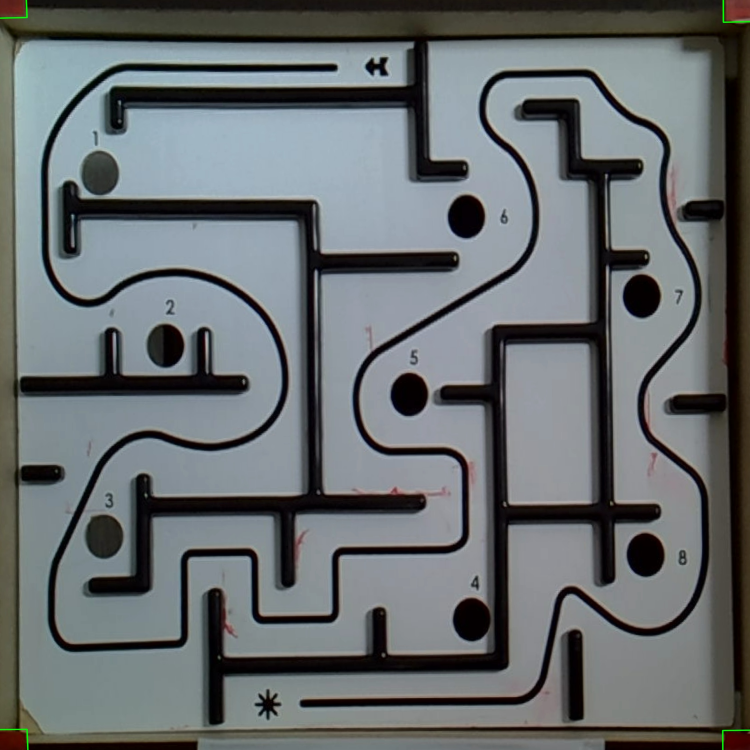
#> input picture Maze_image.jpg, 2250 x 2250 px, given in place of the camera (shown at 1/3 size)
$ python ball_tracking_test.py
#> lines starting #> are read from the running program, lines starting #| are printed output that depends on the picture; after the words box and inside, x2 and y2 are one past the last pixel; in counts of white or black regions, pixels touching at a corner belong together
# import the necessary packages
from collections import deque
import imutils
from imutils.video import VideoStream
import numpy as np
import argparse
import cv2
import time
import matplotlib.ticker as plticker
import matplotlib.pyplot as plt

cap = cv2.VideoCapture(0) # video capture source camera (Here webcam of laptop)
time.sleep(1)
ret,frame = cap.read() # return a single frame in variable `frame`
#> frame is the input picture: shape (2250, 2250, 3); mean B, G, R 111.2, 109.3, 104.2


lower_red = np.array([0,100,95])
# lower_red = np.array([0,100,80]) ## modified
upper_red = np.array([7,255,255])

## Trial


lower_blue = np.array([100, 50, 50])
upper_blue = np.array([130, 255, 255])
# greenLower = (29, 86, 6)  ## Original
greenUpper = (64, 255, 255)     ## Original
greenLower  = 26,103,104
# greenUpper  = 90,174,133
myInterval = 80
Grids =[]
centrex = [] #Gives the x range for each grid
centrey = [] #Gives the y range for each grid
gridrange=[] #Gives the x,y range for each grid
contour_coord = []
font                   = cv2.FONT_HERSHEY_SIMPLEX
fontScale              = 1
fontColor              = (255,255,255)
thickness              = 2
lineType               = 2

##### FUNCTIONS
## function to overlay grids and get the gridrange which gives the boundry values for each grid.

def gridoverlay():
    global frame
    global ny

    frame = cv2.resize(frame, (1000,1000),interpolation=cv2.INTER_AREA)
#> frame: shape (1000, 1000, 3)

       # Draw the grid
    for i in range(0, frame.shape[0], int(myInterval)):
        cv2.line(frame, (0, i), (frame.shape[1], i), (0, 0, 255), 1)        ## Horizontal lines
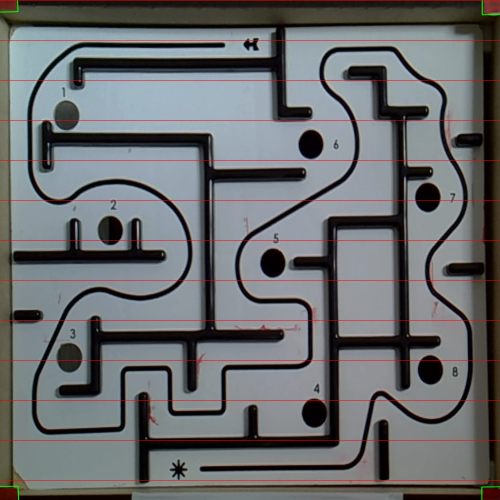
#> frame: shape (1000, 1000, 3) (shown at 1/2 size); mean B, G, R 109.7, 107.8, 106.1
    for i in range(0, frame.shape[1], int(myInterval)):
        cv2.line(frame, (i, 0), (i, frame.shape[0]), (0, 0, 255), 1)
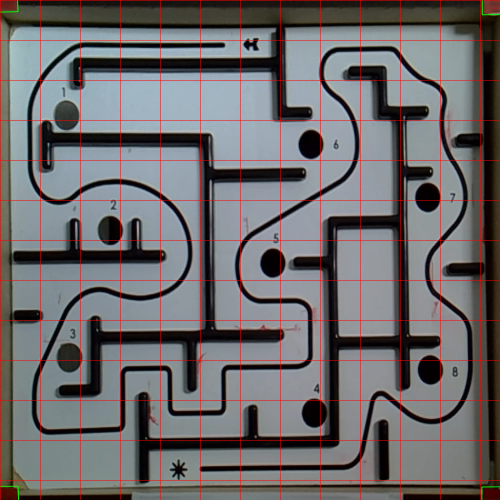
#> frame: shape (1000, 1000, 3) (shown at 1/2 size); 1.28% of pixels changed, all inside (x1, y1, x2, y2) = (0, 1, 961, 1000)

    nx = int(frame.shape[0]/myInterval)
#> nx = 12
    ny = int(frame.shape[1]/myInterval)
#> ny = 12


    for j in range(ny):
        y=(myInterval/2+j*myInterval)
        for i in range(nx):
            x=(myInterval/2.+float(i)*myInterval)
            frame = cv2.putText(frame,
            '{:d}'.format(i+j*nx),
            (int(x),int(y)),
            font,
            fontScale,
            fontColor,
            thickness,
            lineType)

            # if len(centrex) < (ny*nx):
            centrex.append(x)
            centrey.append(y)
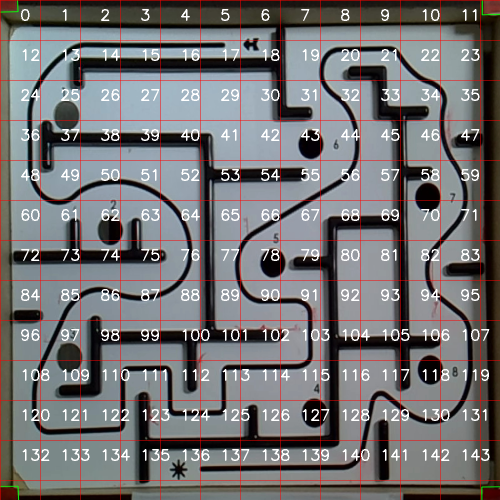
#> frame: shape (1000, 1000, 3) (shown at 1/2 size); 4.69% of pixels changed, all inside (x1, y1, x2, y2) = (42, 18, 979, 922)
#> after the loop, centrex = 144 values, max 920 at index 11, min 40 at index 0, mean 480; centrey = 144 values from 40 to 920

    for k in range((int(ny)*int(nx))):
        centrex[k] = [(centrex[k]-(myInterval/2)), (centrex[k]+(myInterval/2))]
        centrey[k] = [(centrey[k]-(myInterval/2)), (centrey[k]+(myInterval/2))]
        gridrange.append([(centrex[k]),centrey[k]])
#> after the loop, centrex = 144 pairs, first value 0 to 880, second value 80 to 960; centrey has the same summary as centrex; gridrange = 144 items


######## FUNCTION TO INDENTIFY THE GRIDNUMBER RELATING TO MAZE OR BALL

def grid_detection():
    global grid
    for s in gridrange:
        xrange = s[0]
        yrange = s[1]


        if contourx >= xrange[0] and contourx <= xrange[1] and contoury >= yrange[0] and contoury <= yrange[1]:
            grid = gridrange.index(s)
            # Grids.append(grid)

### END of functions


########### PATH DETECTION


gridoverlay()       # Apply the grids to the image and obtain the gridrange

hsv = cv2.cvtColor(frame, cv2.COLOR_BGR2HSV)
#> hsv: shape (1000, 1000, 3); mean H, S, V 78, 58.2, 125.1

# define the range of blue color in HSV color space
lower_blue = np.array([100, 50, 50])
upper_blue = np.array([130, 255, 255])


# threshold the image to extract blue regions
mask = cv2.inRange(hsv, lower_red, upper_red)
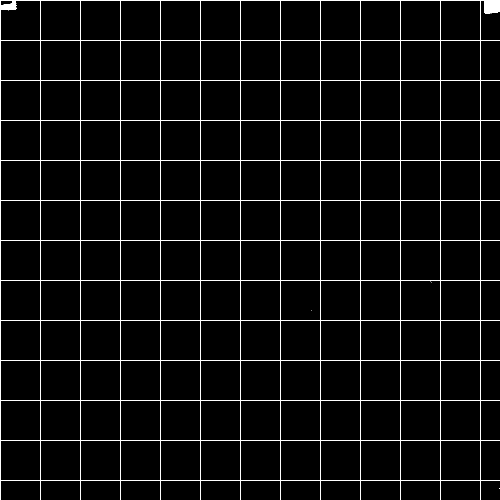
#> mask: shape (1000, 1000) (shown at 1/2 size); 2.7% white in thin lines or dots

# apply morphological transformations to remove noise
kernel = np.ones((5, 5), np.uint8)
opening = cv2.morphologyEx(mask, cv2.MORPH_OPEN, kernel)
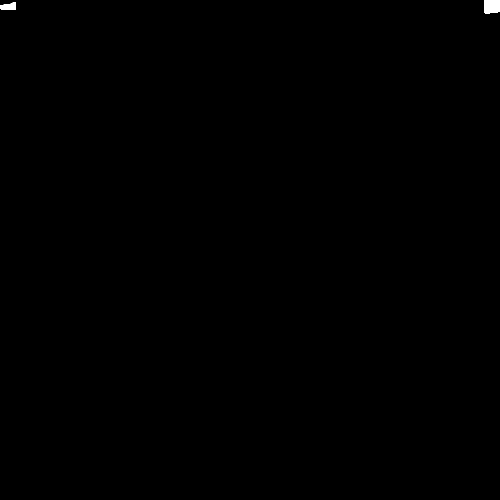
#> opening: shape (1000, 1000) (shown at 1/2 size); 0.12% white; 2 white regions, box (x1, y1, x2, y2) and area: (968, 0, 1000, 27) 827, (0, 5, 32, 20) 368
closing = cv2.morphologyEx(opening, cv2.MORPH_CLOSE, kernel)
#> closing: shape (1000, 1000); 0.12% white; 2 white regions

# find contours in the binary image
cnts, hierarchy = cv2.findContours(closing, cv2.RETR_EXTERNAL, cv2.CHAIN_APPROX_NONE)
#> cnts = 2 contours; box (x1, y1, x2, y2) and area: (968, 0, 1000, 27) 772, (0, 5, 32, 20) 330

for cnt in cnts:
    area = cv2.contourArea(cnt)
    if area > 100:
        cv2.drawContours(frame, [cnt], 0, (0, 255, 0), 2)
        for i in cnt:
            contourx, contoury = i[0]
            contour_coord.append([contourx,contoury])

            grid_detection()
            Grids.append(grid)
#> this loop made 2 passes
#> area on passes 1 to 2: 329.5, 771.5
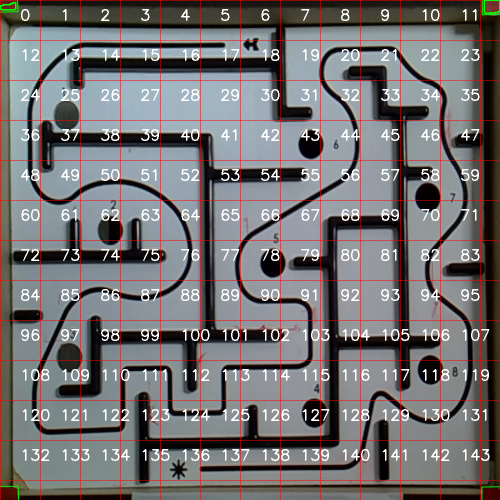
#> frame: shape (1000, 1000, 3) (shown at 1/2 size); 0.05% of pixels changed, all inside (x1, y1, x2, y2) = (0, 0, 1000, 28)
#> after the loop, Grids = 192 values from 0 to 0; contour_coord = 192 pairs, first value 0 to 999, second value 0 to 26


Grids = [*set(Grids)]
#> Grids = [0]
Grids.sort()
print("Path Grids are: ",Grids)
#| Path Grids are:  [0]
print("Number of grids  = ",len(Grids))
#| Number of grids  =  1

### Toms code which needs further correction/hardcoding.

# [110 lines of commented-out code are left out]
frame = cv2.cvtColor(frame, cv2.COLOR_BGR2RGB)
plt.imshow(frame)
plt.show()


########################################################
#### BALL DETECTION ############

vs = cv2.VideoCapture(0)


# keep looping
while True:
    centrex = [] #Gives the x range for each grid
    centrey = [] #Gives the y range for each grid
    gridrange=[] #Gives the x,y range for each grid
    contour_coord = []

    # grab the current frame
    ret, frame = vs.read()


    # handle the frame from VideoCapture or VideoStream

    gridoverlay()

    ### Contour detection ###

    blurred = cv2.GaussianBlur(frame, (11, 11), 0)
    hsv = cv2.cvtColor(blurred, cv2.COLOR_BGR2HSV)
#> hsv: shape (1000, 1000, 3); mean H, S, V 88.9, 48.6, 123

    # construct a mask for the color "green", then perform
    # a series of dilations and erosions to remove any small
    # blobs left in the mask
    mask = cv2.inRange(hsv, greenLower, greenUpper)
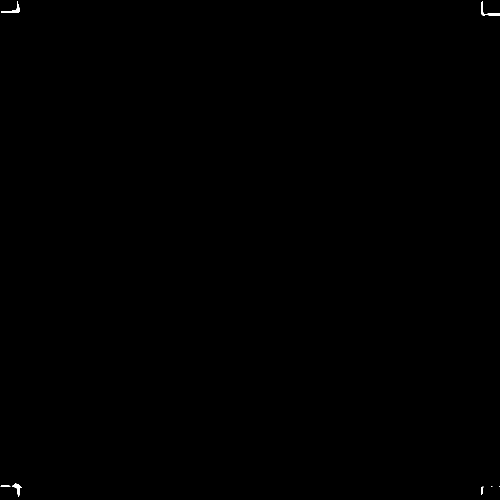
#> mask: shape (1000, 1000) (shown at 1/2 size); 0.07% white; 7 white regions (2 under 20 px), largest, box (x1, y1, x2, y2) and area: (963, 2, 1000, 31) 227, (2, 3, 39, 26) 226, (24, 967, 44, 994) 179, (1, 970, 21, 974) 64, (962, 973, 967, 990) 45
    mask = cv2.erode(mask, None, iterations=2)
#> mask: shape (1000, 1000); 0.01% white in thin lines or dots
    mask = cv2.dilate(mask, None, iterations=2)
#> mask: shape (1000, 1000); 0.04% white; 4 white regions

    # find contours in the mask and initialize the current
    # (x, y) center of the ball
    cnts = cv2.findContours(mask.copy(), cv2.RETR_EXTERNAL,
        cv2.CHAIN_APPROX_SIMPLE)
#> cnts = 4 contours; box (x1, y1, x2, y2) and area: (24, 15, 39, 26) 84, (978, 26, 1000, 31) 84, (28, 968, 40, 978) 79, (35, 981, 40, 989) 28
    cnts = imutils.grab_contours(cnts)
    center = None


    # only proceed if at least one contour was found
    if len(cnts) > 0:
        # find the largest contour in the mask, then use
        # it to compute the minimum enclosing circle and
        # centroid
        c = max(cnts, key=cv2.contourArea)
#> c = contour of 10 points, box (x1, y1, x2, y2) (24, 15, 39, 26), area 84
        ((x, y), radius) = cv2.minEnclosingCircle(c)
#> x = 31; y = 20; radius = 8.6
        M = cv2.moments(c)
#> M = moments, m00 84.5, centre m10/m00, m01/m00 = (32.44, 21.26)
        center = (int(M["m10"] / M["m00"]), int(M["m01"] / M["m00"]))
#> center = (32, 21)


        # only proceed if the radius meets a minimum size
        if radius > 5:         ### was originally 15
            # draw the circle and centroid on the frame,
            # then update the list of tracked points
            cv2.circle(frame, (int(x), int(y)), int(radius),
                (0, 255, 255), 2)
#> frame: shape (1000, 1000, 3); 0.02% of pixels changed, all inside (x1, y1, x2, y2) = (22, 11, 41, 30)
            cv2.circle(frame, center, 5, (0, 0, 255), -1)
#> frame: shape (1000, 1000, 3); mean B, G, R 114.9, 113.2, 115.1


            contourx, contoury = center
#> contourx = 32; contoury = 21
            contour_coord.append([contourx,contoury])

            grid_detection()
            print(grid)


        else: #if radius < 50:
            print("No ball is detected")
            print("Radius is: ", radius)


    # show the frame to our screen
    cv2.imshow("Frame", frame)
    key = cv2.waitKey(1) & 0xFF
#> (key q is pressed here)


    # if the 'q' key is pressed, stop the loop
    if key == ord("q"):
        break


vs.release()

# close all windows
cv2.destroyAllWindows()
